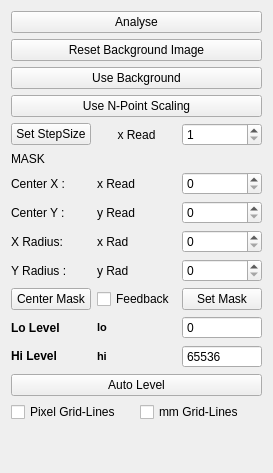
      <widget class="QWidget" name="tab_2">
       <attribute name="title">
        <string>Analysis Settings</string>
       </attribute>
       <layout class="QVBoxLayout" name="verticalLayout">
        <item>
         <widget class="QPushButton" name="analyse_pushButton">
          <property name="sizePolicy">
           <sizepolicy hsizetype="Preferred" vsizetype="Fixed">
            <horstretch>0</horstretch>
            <verstretch>0</verstretch>
           </sizepolicy>
          </property>
          <property name="maximumSize">
           <size>
            <width>16777215</width>
            <height>16777215</height>
           </size>
          </property>
          <property name="text">
           <string>Analyse</string>
          </property>
         </widget>
        </item>
        <item>
         <widget class="QPushButton" name="resetBackground_pushButton">
          <property name="text">
           <string>Reset Background Image</string>
          </property>
         </widget>
        </item>
        <item>
         <widget class="QPushButton" name="useBackground_pushButton">
          <property name="sizePolicy">
           <sizepolicy hsizetype="Preferred" vsizetype="Fixed">
            <horstretch>0</horstretch>
            <verstretch>0</verstretch>
           </sizepolicy>
          </property>
          <property name="minimumSize">
           <size>
            <width>50</width>
            <height>0</height>
           </size>
          </property>
          <property name="maximumSize">
           <size>
            <width>16777215</width>
            <height>16777215</height>
           </size>
          </property>
          <property name="text">
           <string>Use Background</string>
          </property>
         </widget>
        </item>
        <item>
         <widget class="QPushButton" name="useNPoint_pushButton">
          <property name="minimumSize">
           <size>
            <width>50</width>
            <height>0</height>
           </size>
          </property>
          <property name="maximumSize">
           <size>
            <width>16777215</width>
            <height>16777215</height>
           </size>
          </property>
          <property name="text">
           <string>Use N-Point Scaling</string>
          </property>
         </widget>
        </item>
        <item>
         <layout class="QHBoxLayout" name="horizontalLayout_5">
          <item>
           <widget class="QPushButton" name="setStepSize_pushButton">
            <property name="text">
             <string>Set StepSize</string>
            </property>
           </widget>
          </item>
          <item>
           <widget class="QLabel" name="step_size_read">
            <property name="text">
             <string>x Read</string>
            </property>
            <property name="alignment">
             <set>Qt::AlignCenter</set>
            </property>
           </widget>
          </item>
          <item>
           <widget class="QSpinBox" name="stepSize_spinBox">
            <property name="minimum">
             <number>1</number>
            </property>
            <property name="maximum">
             <number>10</number>
            </property>
            <property name="singleStep">
             <number>1</number>
            </property>
            <property name="value">
             <number>1</number>
            </property>
           </widget>
          </item>
         </layout>
        </item>
        <item>
         <widget class="QLabel" name="label">
          <property name="text">
           <string>MASK</string>
          </property>
         </widget>
        </item>
        <item>
         <layout class="QGridLayout" name="gridLayout_6">
          <item row="0" column="0">
           <widget class="QLabel" name="label_6">
            <property name="text">
             <string>Center X :</string>
            </property>
           </widget>
          </item>
          <item row="0" column="1">
           <widget class="QLabel" name="mask_x_read">
            <property name="text">
             <string>x Read</string>
            </property>
           </widget>
          </item>
          <item row="0" column="2">
           <widget class="QSpinBox" name="maskX_spinBox">
            <property name="maximum">
             <number>9999</number>
            </property>
           </widget>
          </item>
          <item row="1" column="0">
           <widget class="QLabel" name="label_7">
            <property name="text">
             <string>Center Y :</string>
            </property>
           </widget>
          </item>
          <item row="1" column="1">
           <widget class="QLabel" name="mask_y_read">
            <property name="text">
             <string>y Read</string>
            </property>
           </widget>
          </item>
          <item row="1" column="2">
           <widget class="QSpinBox" name="maskY_spinBox">
            <property name="maximum">
             <number>9999</number>
            </property>
           </widget>
          </item>
          <item row="2" column="0">
           <widget class="QLabel" name="label_8">
            <property name="text">
             <string>X Radius:</string>
            </property>
           </widget>
          </item>
          <item row="2" column="1">
           <widget class="QLabel" name="mask_x_rad_read">
            <property name="text">
             <string>x Rad</string>
            </property>
           </widget>
          </item>
          <item row="2" column="2">
           <widget class="QSpinBox" name="maskXRadius_spinBox">
            <property name="maximum">
             <number>9999</number>
            </property>
           </widget>
          </item>
          <item row="3" column="0">
           <widget class="QLabel" name="label_9">
            <property name="text">
             <string>Y Radius :</string>
            </property>
           </widget>
          </item>
          <item row="3" column="1">
           <widget class="QLabel" name="mask_y_rad_read">
            <property name="text">
             <string>y Rad</string>
            </property>
           </widget>
          </item>
          <item row="3" column="2">
           <widget class="QSpinBox" name="maskYRadius_spinBox">
            <property name="maximum">
             <number>9999</number>
            </property>
           </widget>
          </item>
         </layout>
        </item>
        <item>
         <layout class="QHBoxLayout" name="horizontalLayout">
          <item>
           <widget class="QPushButton" name="center_mask_pushButton">
            <property name="text">
             <string>Center Mask</string>
            </property>
           </widget>
          </item>
          <item>
           <widget class="QCheckBox" name="feed_back_check">
            <property name="text">
             <string>Feedback</string>
            </property>
           </widget>
          </item>
          <item>
           <widget class="QPushButton" name="setMask_pushButton">
            <property name="text">
             <string>Set Mask</string>
            </property>
           </widget>
          </item>
         </layout>
        </item>
        <item>
         <layout class="QHBoxLayout" name="horizontalLayout_2"/>
        </item>
        <item>
         <layout class="QGridLayout" name="gridLayout_5">
          <item row="0" column="0">
           <widget class="QLabel" name="label_3">
            <property name="font">
             <font>
              <weight>75</weight>
              <bold>true</bold>
             </font>
            </property>
            <property name="text">
             <string>Lo Level</string>
            </property>
           </widget>
          </item>
          <item row="1" column="0">
           <widget class="QLabel" name="label_4">
            <property name="sizePolicy">
             <sizepolicy hsizetype="Preferred" vsizetype="Fixed">
              <horstretch>0</horstretch>
              <verstretch>0</verstretch>
             </sizepolicy>
            </property>
            <property name="font">
             <font>
              <weight>75</weight>
              <bold>true</bold>
             </font>
            </property>
            <property name="text">
             <string>Hi Level</string>
            </property>
           </widget>
          </item>
          <item row="1" column="2">
           <widget class="QSpinBox" name="spinBox_maxLevel">
            <property name="buttonSymbols">
             <enum>QAbstractSpinBox::NoButtons</enum>
            </property>
            <property name="maximum">
             <number>65536</number>
            </property>
            <property name="singleStep">
             <number>100</number>
            </property>
            <property name="value">
             <number>65536</number>
            </property>
           </widget>
          </item>
          <item row="0" column="2">
           <widget class="QSpinBox" name="spinBox_minLevel">
            <property name="buttonSymbols">
             <enum>QAbstractSpinBox::NoButtons</enum>
            </property>
            <property name="maximum">
             <number>65536</number>
            </property>
            <property name="singleStep">
             <number>100</number>
            </property>
           </widget>
          </item>
          <item row="0" column="1">
           <widget class="QLabel" name="minPixValue">
            <property name="font">
             <font>
              <pointsize>8</pointsize>
              <weight>75</weight>
              <bold>true</bold>
             </font>
            </property>
            <property name="text">
             <string>lo</string>
            </property>
           </widget>
          </item>
          <item row="1" column="1">
           <widget class="QLabel" name="maxPixValue">
            <property name="font">
             <font>
              <pointsize>8</pointsize>
              <weight>75</weight>
              <bold>true</bold>
             </font>
            </property>
            <property name="text">
             <string>hi</string>
            </property>
           </widget>
          </item>
         </layout>
        </item>
        <item>
         <layout class="QHBoxLayout" name="horizontalLayout_3">
          <item>
           <widget class="QPushButton" name="autoLevel_pushButton">
            <property name="sizePolicy">
             <sizepolicy hsizetype="Preferred" vsizetype="Fixed">
              <horstretch>0</horstretch>
              <verstretch>0</verstretch>
             </sizepolicy>
            </property>
            <property name="minimumSize">
             <size>
              <width>40</width>
              <height>0</height>
             </size>
            </property>
            <property name="maximumSize">
             <size>
              <width>16777215</width>
              <height>16777215</height>
             </size>
            </property>
            <property name="text">
             <string>Auto Level</string>
            </property>
           </widget>
          </item>
         </layout>
        </item>
        <item>
         <layout class="QHBoxLayout" name="horizontalLayout_11">
          <item>
           <widget class="QCheckBox" name="pix_gridlines_checkBox">
            <property name="text">
             <string>Pixel Grid-Lines</string>
            </property>
           </widget>
          </item>
          <item>
           <widget class="QCheckBox" name="mm_gridlines_checkBox">
            <property name="text">
             <string>mm Grid-Lines</string>
            </property>
           </widget>
          </item>
         </layout>
        </item>
        <item>
         <spacer name="verticalSpacer">
          <property name="orientation">
           <enum>Qt::Vertical</enum>
          </property>
          <property name="sizeHint" stdset="0">
           <size>
            <width>20</width>
            <height>40</height>
           </size>
          </property>
         </spacer>
        </item>
       </layout>
       <zorder>analyse_pushButton</zorder>
       <zorder>resetBackground_pushButton</zorder>
       <zorder>label</zorder>
       <zorder>useBackground_pushButton</zorder>
       <zorder>useNPoint_pushButton</zorder>
      </widget>
